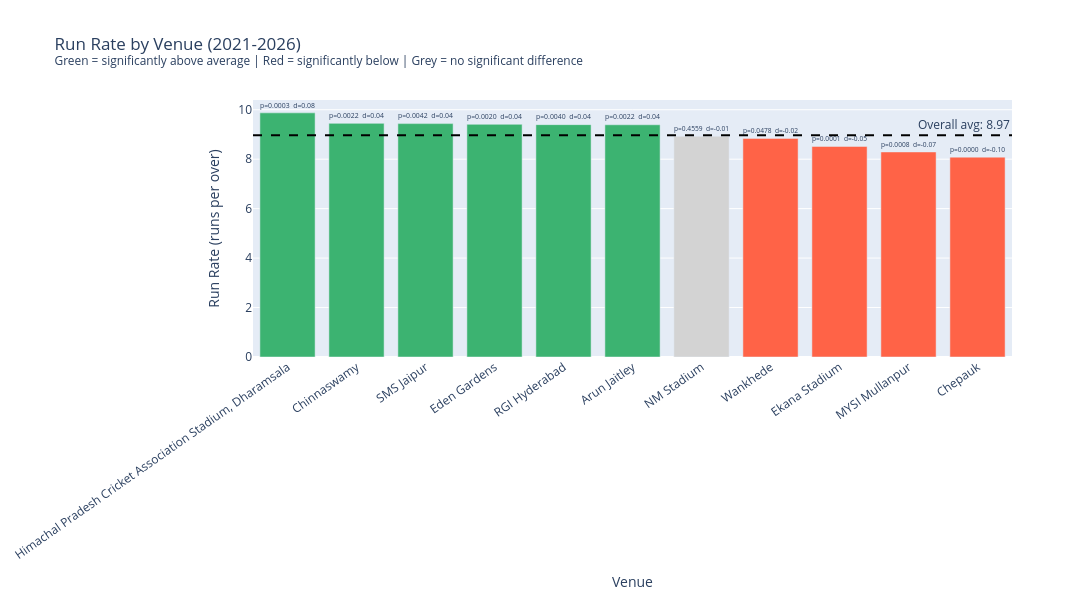

This figure's notebook cell:
### Markdown cell above
## Step 4 - Visualise Scoring Rates

Bar chart of run rate per venue, ordered highest to lowest. Green bars are significantly above the overall average, red bars are significantly below, grey bars are not significantly different from average. The dashed line marks the overall IPL run rate across all qualified venues.

Each bar is annotated with the p-value and Cohen's d so you can read the statistical and practical significance without having to go back to the table.

### Code cell
# overall average run rate across all qualified-venue deliveries
qualified_deliveries = df_legal[df_legal['venue'].isin(qualified_venues)]['total_runs']
overall_avg = qualified_deliveries.mean() * 6   # convert to runs per over

# assign a colour based on significance and direction
def bar_color(row):
    if not row['significant']:
        return 'lightgrey'
    return 'mediumseagreen' if row['cohens_d'] > 0 else 'tomato'

results_df['color'] = results_df.apply(bar_color, axis=1)

# shorten venue names for the chart so they don't overflow
venue_short = {
    'Wankhede Stadium, Mumbai': 'Wankhede',
    'MA Chidambaram Stadium, Chepauk, Chennai': 'Chepauk',
    'Narendra Modi Stadium, Ahmedabad': 'NM Stadium',
    'Eden Gardens, Kolkata': 'Eden Gardens',
    'Arun Jaitley Stadium, Delhi': 'Arun Jaitley',
    'Bharat Ratna Shri Atal Bihari Vajpayee Ekana Cricket Stadium, Lucknow': 'Ekana Stadium',
    'M Chinnaswamy Stadium, Bengaluru': 'Chinnaswamy',
    'Rajiv Gandhi International Stadium, Uppal, Hyderabad': 'RGI Hyderabad',
    'Dr DY Patil Sports Academy, Mumbai': 'DY Patil',
    'Sawai Mansingh Stadium, Jaipur': 'SMS Jaipur',
    'Brabourne Stadium, Mumbai': 'Brabourne',
    'Maharashtra Cricket Association Stadium, Pune': 'MCA Pune',
    'Dubai International Cricket Stadium': 'Dubai',
    'Maharaja Yadavindra Singh International Cricket Stadium, Mullanpur': 'MYSI Mullanpur',
    'Sharjah Cricket Stadium': 'Sharjah',
}

results_df['venue_short'] = results_df['venue'].map(venue_short).fillna(results_df['venue'])

# annotation text for each bar: p and d values
hover_text = [
    f"p={row.p_value:.4f}<br>d={row.cohens_d:.3f}<br>Matches: {row.matches}"
    for _, row in results_df.iterrows()
]

fig = go.Figure()

fig.add_trace(go.Bar(
    x=results_df['venue_short'],
    y=results_df['run_rate'],
    marker_color=results_df['color'],
    text=[f"p={r:.4f}  d={d:.2f}" for r, d in zip(results_df['p_value'], results_df['cohens_d'])],
    textposition='outside',
    hovertext=hover_text,
    hoverinfo='x+y+text'
))

# dashed line at the overall average
fig.add_hline(
    y=overall_avg,
    line_dash='dash',
    line_color='black',
    annotation_text=f'Overall avg: {overall_avg:.2f}',
    annotation_position='top right'
)

fig.update_layout(
    title='Run Rate by Venue (2021-2026)<br><sup>Green = significantly above average | Red = significantly below | Grey = no significant difference</sup>',
    xaxis_title='Venue',
    yaxis_title='Run Rate (runs per over)',
    xaxis=dict(tickangle=-35),
    width=1100,
    height=600,
    showlegend=False
)

fig.show()
print(f'Overall average run rate across qualified venues: {overall_avg:.3f}')

### Figure 1 — Plotly figure (JSON) as saved in the notebook; plotly's stock layout.template omitted (floating-point values rounded to 4 significant figures)
{"data": [{"hoverinfo": "x+y+text", "hovertext": ["p=0.0003<br>d=0.083<br>Matches: 10", "p=0.0022<br>d=0.044<br>Matches: 24", "p=0.0042<br>d=0.043<br>Matches: 21", "p=0.0020<br>d=0.041<br>Matches: 30", "p=0.0040<br>d=0.039<br>Matches: 26", "p=0.0022<br>d=0.039<br>Matches: 30", "p=0.4559<br>d=-0.008<br>Matches: 41", "p=0.0478<br>d=-0.019<br>Matches: 59", "p=0.0001<br>d=-0.050<br>Matches: 29", "p=0.0008<br>d=-0.068<br>Matches: 10", "p=0.0000<br>d=-0.098<br>Matches: 41"], "marker": {"color": ["mediumseagreen", "mediumseagreen", "mediumseagreen", "mediumseagreen", "mediumseagreen", "mediumseagreen", "lightgrey", "tomato", "tomato", "tomato", "tomato"]}, "text": ["p=0.0003  d=0.08", "p=0.0022  d=0.04", "p=0.0042  d=0.04", "p=0.0020  d=0.04", "p=0.0040  d=0.04", "p=0.0022  d=0.04", "p=0.4559  d=-0.01", "p=0.0478  d=-0.02", "p=0.0001  d=-0.05", "p=0.0008  d=-0.07", "p=0.0000  d=-0.10"], "textposition": "outside", "type": "bar", "x": ["Himachal Pradesh Cricket Association Stadium, Dharamsala", "Chinnaswamy", "SMS Jaipur", "Eden Gardens", "RGI Hyderabad", "Arun Jaitley", "NM Stadium", "Wankhede", "Ekana Stadium", "MYSI Mullanpur", "Chepauk"], "y": [9.874, 9.449, 9.439, 9.41, 9.397, 9.392, 8.93, 8.841, 8.516, 8.293, 8.083]}], "layout": {"annotations": [{"showarrow": false, "text": "Overall avg: 8.97", "x": 1, "xanchor": "right", "xref": "x domain", "y": 8.972, "yanchor": "bottom", "yref": "y"}], "height": 600, "shapes": [{"line": {"color": "black", "dash": "dash"}, "type": "line", "x0": 0, "x1": 1, "xref": "x domain", "y0": 8.972, "y1": 8.972, "yref": "y"}], "showlegend": false, "title": {"text": "Run Rate by Venue (2021-2026)<br><sup>Green = significantly above average | Red = significantly below | Grey = no significant difference</sup>"}, "width": 1100, "xaxis": {"tickangle": -35, "title": {"text": "Venue"}}, "yaxis": {"title": {"text": "Run Rate (runs per over)"}}}}
